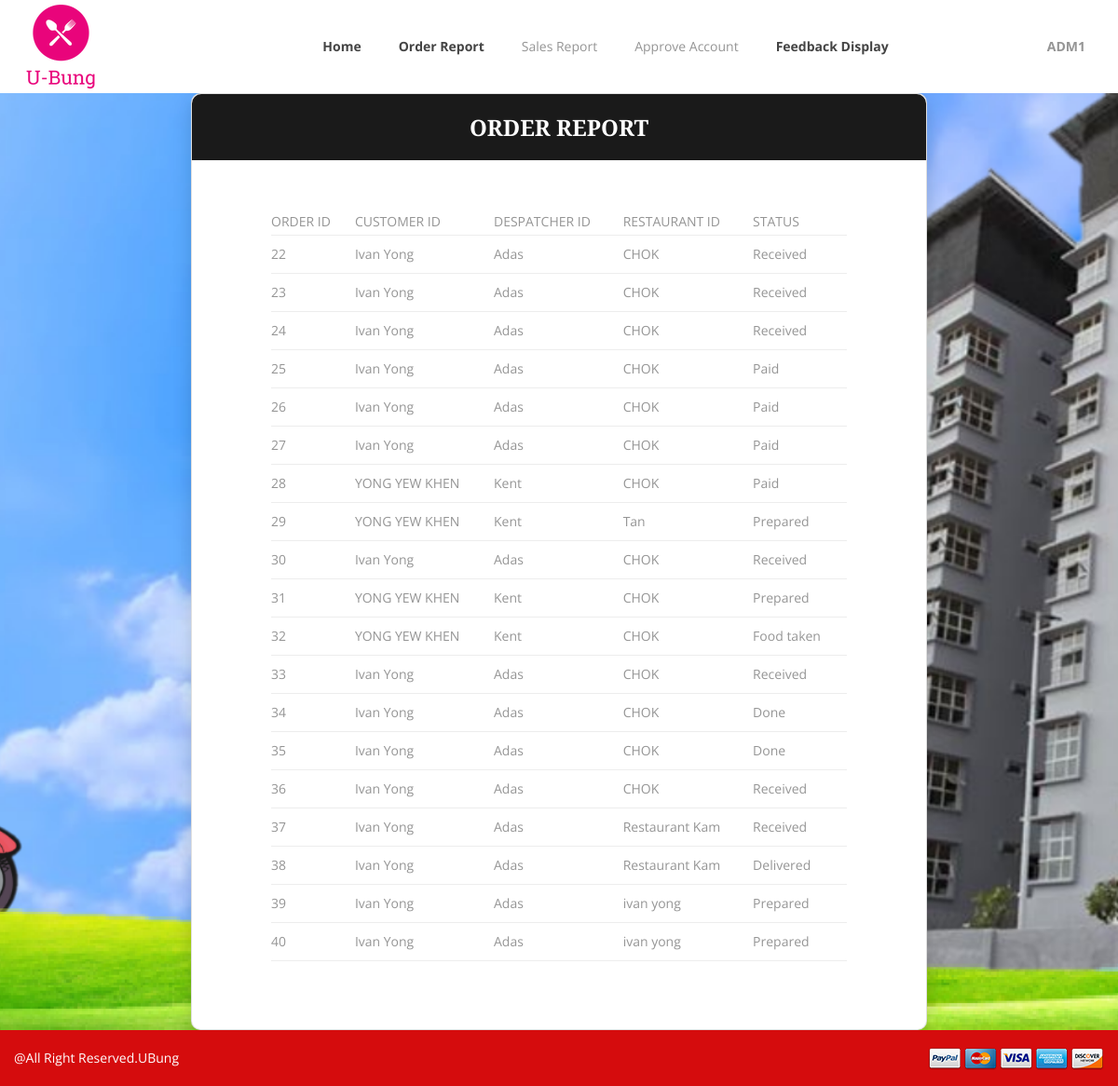
/admin_OrderReport.php (signed in), run on the app's committed database.
### tables this page shows
CREATE TABLE `orderdetail` (
  `OrderID` int(11) NOT NULL,
  `DespatcherID` int(10) NOT NULL,
  `ResID` int(11) NOT NULL,
  `ItemID` int(11) NOT NULL,
  `CustID` int(11) NOT NULL,
  `Time` time NOT NULL,
  `ETA` time NOT NULL,
  `Status` varchar(20) NOT NULL
);

CREATE TABLE `customer` (
  `CustID` int(11) NOT NULL,
  `Name` varchar(100) NOT NULL,
  `Username` varchar(20) NOT NULL,
  `Password` varchar(20) NOT NULL,
  `Address` varchar(150) NOT NULL,
  `phoneNum` varchar(10) NOT NULL,
  `email` text NOT NULL
);

CREATE TABLE `despatcher` (
  `DespatcherID` int(11) NOT NULL,
  `DesName` varchar(100) NOT NULL,
  `Username` varchar(20) NOT NULL,
  `RegStatus` varchar(20) NOT NULL,
  `Vehicle` varchar(20) NOT NULL,
  `Password` varchar(20) NOT NULL
);

### admin_OrderReport.php (the view, shortened to what this page needs)
<?php
  include 'includes/session.php';
?>
<!DOCTYPE html>
<html class="no-js" lang="zxx">
<head>
    <link rel="stylesheet" href="css/bootstrap.min.css">
    <link rel="stylesheet" href="css/plugins.css">
    <link rel="stylesheet" href="style.css">
 <link rel="stylesheet" href="css/custom.css">
    <link href="vendor/mdi-font/css/material-design-iconic-font.min.css" rel="stylesheet" media="all">
    <link href="vendor/font-awesome-4.7/css/font-awesome.min.css" rel="stylesheet" media="all">
    <link href="vendor/select2/select2.min.css" rel="stylesheet" media="all">
    <link href="vendor/datepicker/daterangepicker.css" rel="stylesheet" media="all">
    <link href="css/main.css" rel="stylesheet" media="all">
</head>
<body>
	<div class="wrapper" id="wrapper">
        <?php
            include "includes/header_admin.php";
        ?>
        <div class="slider__area slider--one">
            <div class="slider__activation--1">
                <div class="slide fullscreen bg-image--1">
                    <div class="container">
                        <div class="row">
                            <div class="col-lg-12 col-md-12 col-sm-12">
                                <div class="slider__content">
                                         <div class="wrapper wrapper--w790">
            <div class="card card-5">
                <div class="card-heading">
                    <h2 class="title">Order report</h2>
                </div>
                <div class="card-body">
<table>
<tr><th>Order ID</th><th>Customer ID</th><th>Despatcher ID</th><th>Restaurant ID</th><th>Status</th></tr>
                    <?php
$sql = "SELECT * FROM orderdetail JOIN despatcher ON orderdetail.DespatcherID=despatcher.DespatcherID JOIN restaurant ON orderdetail.ResID=restaurant.ResID JOIN customer ON orderdetail.CustID=customer.CustID";
$sql2 = "SELECT * FROM orderdetail JOIN despatcher ON orderdetail.DespatcherID=despatcher.DespatcherID JOIN restaurant ON orderdetail.ResID=restaurant.ResID ";
$result = $conn->query($sql);
$result2 = $conn->query($sql2);
if ($result->num_rows > 0) {
    while($row2 = $result2->fetch_assoc())
    {
        $Rname[]=$row2['Name'];
    }
$i=0;
    while($row = $result->fetch_assoc()) {
        echo "<tr><td>".$row['OrderID']."</td><td>".$row['Name']."</td><td>".$row['DesName']."</td><td>".$Rname[$i]."</td><td>".$row['Status']."</td></tr>";
        $i++;
    }
} else {
    echo "0 results";
}
?>
</table>
                </div>
            </div>
        </div>
                                        </div>
                                    </div>
                                </div>
                            </div>
                        </div>
                    </div>
                </div>
            </div>
            <div class="copyright bg--theme">
                <div class="container">
                    <div class="row">
                        <div class="col-lg-12 col-md-12 col-sm-12">
                            <div class="copyright__inner">
                                <div class="cpy__right--left">
                                    <p>@All Right Reserved.<a href="index.php">UBung</a></p>
                                </div>
                                <div class="cpy__right--right">
                                    <a href="#">
                                        <img src="images/icon/shape/2.png" alt="payment images">
                                    </a>
                                </div>
                            </div>
                        </div>
                    </div>
                </div>
            </div>
</body>
</html>

### includes/header_admin.php (shortened to what this page needs)
<header class="htc__header bg--white">
    <div id="sticky-header-with-topbar" class="mainmenu__wrap sticky__header">
        <div class="container">
            <div class="row">
                <div class="col-lg-2 col-sm-4 col-md-6 order-1 order-lg-1">
                    <div class="logo">
                        <a href="index.php">
                            <img src="images/logo/foody.png" alt="logo images">
                        </a>
                    </div>
                </div>
                <div class="col-lg-9 col-sm-4 col-md-2 order-3 order-lg-2">
                    <div class="main__menu__wrap">
                        <nav class="main__menu__nav d-none d-lg-block">
                            <ul class="mainmenu">
                                <li class="drop"><a href="index.php">Home</a></li>
                                <li class="drop"><a href="admin_OrderReport.php">Order Report</a></li>
                                 <li class="drop">Sales Report
                                </li>
                                <li class="drop">Approve Account</a>
                                </li>
                                <li class="drop"><a href="D_Fdisplay.php">Feedback Display</a>
                                </li>
                            </ul>
                        </nav>
                    </div>
                </div>
                <div class="col-lg-1 col-sm-4 col-md-4 order-2 order-lg-3">
                    <div class="header__right d-flex justify-content-end">
                        <nav class="main__menu__nav d-none d-lg-block">
                            <ul class="mainmenu">
                        <?php
                        if(isset($_SESSION['user']))
                        {
                           echo '<li class="drop"><a>'.$_SESSION['user'].'</a>
                                    <ul class="dropdown__menu">
                                        <li><a href="includes/logout.php">Logout</a></li>
                                    </ul>
                                </li>';
                                echo "</ul></nav>";
                        }
                        else{
                        ?>
                            <div class="log__in">
                            <a class="accountbox-trigger" href="#"><i class="zmdi zmdi-account-o"></i></a>
                        </div>
                        <?php }?>
                    </div>
                </div>
            </div>
        </div>
    </div>
</header>

### css/main.css (style rules this page uses)
.row { display: -webkit-box; display: -webkit-flex; display: -moz-box; display: -ms-flexbox; display: flex; -webkit-flex-wrap: wrap; -ms-flex-wrap: wrap; flex-wrap: wrap; }
html { -webkit-box-sizing: border-box; -moz-box-sizing: border-box; box-sizing: border-box; }
* { padding: 0; margin: 0; }
*, *:before, *:after { -webkit-box-sizing: inherit; -moz-box-sizing: inherit; box-sizing: inherit; }
body, h1, h2, h3, h4, h5, h6, blockquote, p, pre, dl, dd, ol, ul, figure, hr, fieldset, legend { margin: 0; padding: 0; }
table { border-collapse: collapse; border-spacing: 0; }
body { font-family: "Open Sans", "Arial", "Helvetica Neue", sans-serif; font-weight: 400; font-size: 14px; }
h1, h2, h3, h4, h5, h6 { font-weight: 400; }
h2 { font-size: 30px; }
.wrapper { margin: 0 auto; }
.wrapper--w790 { max-width: 790px; }
.title { font-size: 24px; text-transform: uppercase; font-weight: 700; text-align: center; color: #fff; }
.card { -webkit-border-radius: 3px; -moz-border-radius: 3px; border-radius: 3px; background: #fff; }
.card-5 { background: #fff; -webkit-border-radius: 10px; -moz-border-radius: 10px; border-radius: 10px; -webkit-box-shadow: 0px 8px 20px 0px rgba(0, 0, 0, 0.15); -moz-box-shadow: 0px 8px 20px 0px rgba(0, 0, 0, 0.15); box-shadow: 0px 8px 20px 0px rgba(0, 0, 0, 0.15); }
.card-5 .card-heading { padding: 20px 0; background: #1a1a1a; -webkit-border-top-left-radius: 10px; -moz-border-radius-topleft: 10px; border-top-left-radius: 10px; -webkit-border-top-right-radius: 10px; -moz-border-radius-topright: 10px; border-top-right-radius: 10px; }
.card-5 .card-body { padding: 52px 85px; padding-bottom: 73px; }
table { width: 100%; }
th, td { font-weight: unset; padding-right: 10px; }

### data on the page
orderdetail: OrderID "22", CustID.Name "Ivan Yong", DespatcherID.DesName "Adas", i "CHOK", Status "Received"
orderdetail: OrderID "23", CustID.Name "Ivan Yong", DespatcherID.DesName "Adas", i "CHOK", Status "Received"
orderdetail: OrderID "24", CustID.Name "Ivan Yong", DespatcherID.DesName "Adas", i "CHOK", Status "Received"
orderdetail: OrderID "25", CustID.Name "Ivan Yong", DespatcherID.DesName "Adas", i "CHOK", Status "Paid"
orderdetail: OrderID "26", CustID.Name "Ivan Yong", DespatcherID.DesName "Adas", i "CHOK", Status "Paid"
orderdetail: OrderID "27", CustID.Name "Ivan Yong", DespatcherID.DesName "Adas", i "CHOK", Status "Paid"
orderdetail: OrderID "28", CustID.Name "YONG YEW KHEN", DespatcherID.DesName "Kent", i "CHOK", Status "Paid"
orderdetail: OrderID "29", CustID.Name "YONG YEW KHEN", DespatcherID.DesName "Kent", i "Tan", Status "Prepared"
orderdetail: OrderID "30", CustID.Name "Ivan Yong", DespatcherID.DesName "Adas", i "CHOK", Status "Received"
orderdetail: OrderID "31", CustID.Name "YONG YEW KHEN", DespatcherID.DesName "Kent", i "CHOK", Status "Prepared"
orderdetail: OrderID "32", CustID.Name "YONG YEW KHEN", DespatcherID.DesName "Kent", i "CHOK", Status "Food taken"
orderdetail: OrderID "33", CustID.Name "Ivan Yong", DespatcherID.DesName "Adas", i "CHOK", Status "Received"
orderdetail: OrderID "34", CustID.Name "Ivan Yong", DespatcherID.DesName "Adas", i "CHOK", Status "Done"
orderdetail: OrderID "35", CustID.Name "Ivan Yong", DespatcherID.DesName "Adas", i "CHOK", Status "Done"
orderdetail: OrderID "36", CustID.Name "Ivan Yong", DespatcherID.DesName "Adas", i "CHOK", Status "Received"
orderdetail: OrderID "37", CustID.Name "Ivan Yong", DespatcherID.DesName "Adas", i "Restaurant Kam", Status "Received"
orderdetail: OrderID "38", CustID.Name "Ivan Yong", DespatcherID.DesName "Adas", i "Restaurant Kam", Status "Delivered"
orderdetail: OrderID "39", CustID.Name "Ivan Yong", DespatcherID.DesName "Adas", i "ivan yong", Status "Prepared"
orderdetail: OrderID "40", CustID.Name "Ivan Yong", DespatcherID.DesName "Adas", i "ivan yong", Status "Prepared"

### other printed values
$_SESSION['user'] "ADM1"
